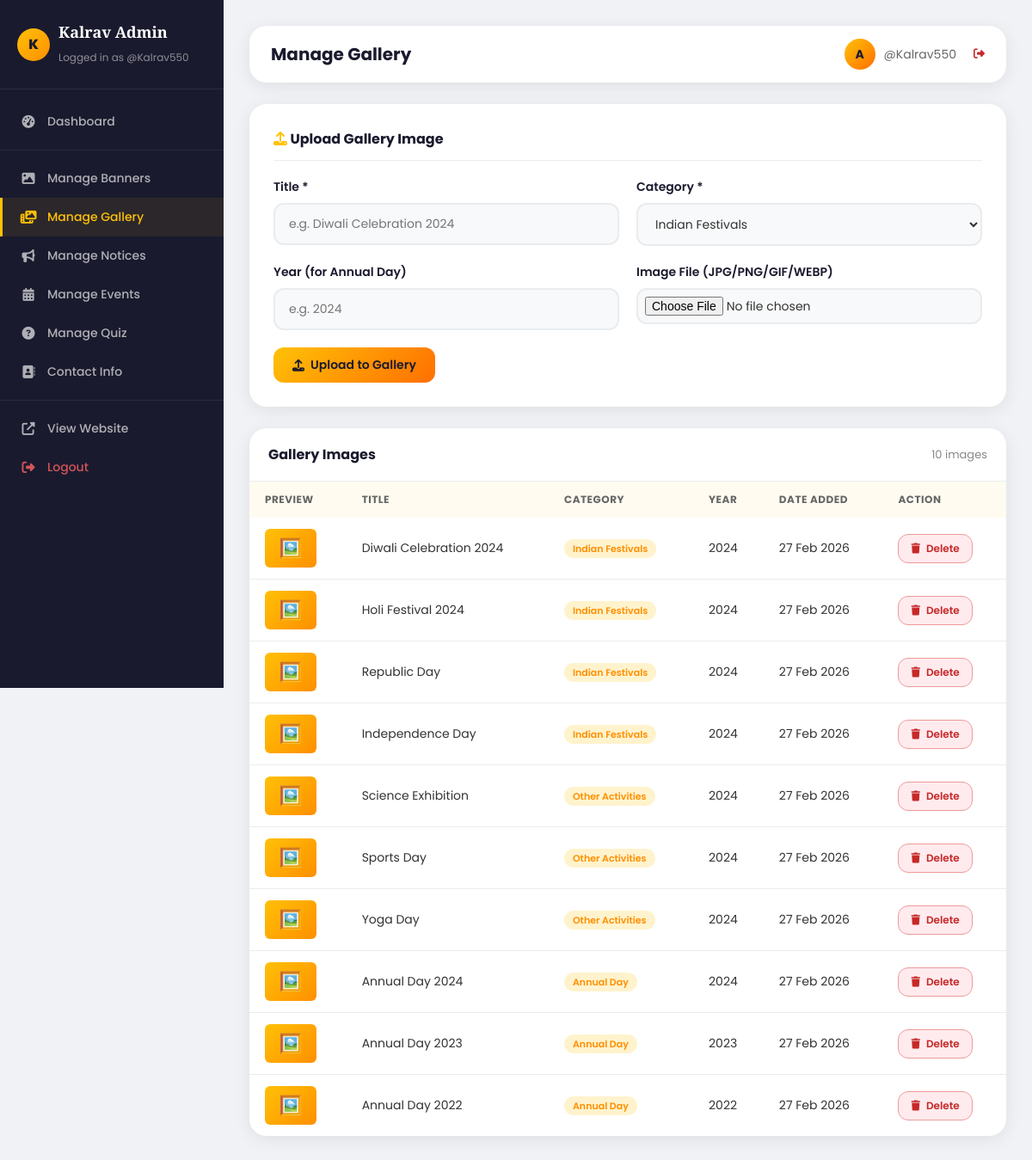
The app's page /admin/manage_gallery.php (signed in) with its own data.
### tables this page shows
CREATE TABLE IF NOT EXISTS gallery (
    id INT AUTO_INCREMENT PRIMARY KEY,
    title VARCHAR(255),
    category ENUM('Indian Festivals','Other Activities','Annual Day') DEFAULT 'Other Activities',
    year VARCHAR(10) DEFAULT NULL,
    image_path VARCHAR(500),
    created_at TIMESTAMP DEFAULT CURRENT_TIMESTAMP
);

### admin/manage_gallery.php (the view, shortened to what this page needs)
<?php
require_once 'auth_check.php';
$gallery = $conn->query("SELECT * FROM gallery ORDER BY created_at DESC");
require_once 'admin_header.php';
?>
<div class="admin-form-card">
    <h2><i class="fas fa-upload" style="color:#FFC107;"></i> Upload Gallery Image</h2>
    <form method="POST" enctype="multipart/form-data">
        <div class="form-row">
            <div class="form-group">
                <label>Title *</label>
                <input type="text" name="title" required placeholder="e.g. Diwali Celebration 2024">
            </div>
            <div class="form-group">
                <label>Category *</label>
                <select name="category" style="width:100%;padding:12px 16px;border:2px solid #e9ecef;border-radius:12px;font-family:inherit;font-size:14px;background:#f8f9fa;">
                    <option value="Indian Festivals">Indian Festivals</option>
                </select>
            </div>
        </div>
        <div class="form-row">
            <div class="form-group">
                <label>Year (for Annual Day)</label>
                <input type="text" name="year" placeholder="e.g. 2024">
            </div>
            <div class="form-group">
                <label>Image File (JPG/PNG/GIF/WEBP)</label>
                <input type="file" name="gallery_image" accept="image/*" style="padding:8px;">
            </div>
        </div>
        <button type="submit" name="add_gallery" class="admin-btn admin-btn-primary"><i class="fas fa-upload"></i> Upload to Gallery</button>
    </form>
</div>
<div class="admin-card">
    <div class="admin-card-header"><h2>Gallery Images</h2><span style="font-size:13px;color:#888;"><?php echo $gallery->num_rows; ?> images</span></div>
    <table class="admin-table">
        <thead><tr><th>Preview</th><th>Title</th><th>Category</th><th>Year</th><th>Date Added</th><th>Action</th></tr></thead>
        <tbody>
            <?php if ($gallery->num_rows > 0):
                while ($g = $gallery->fetch_assoc()): ?>
            <tr>
                <td>
                    <?php if (!empty($g['image_path']) && file_exists('../uploads/gallery/'.$g['image_path'])): ?>
                    <img src="../uploads/gallery/<?php echo htmlspecialchars($g['image_path']); ?>" style="width:60px;height:45px;object-fit:cover;border-radius:6px;">
                    <?php else: ?>
                    <div style="width:60px;height:45px;background:linear-gradient(135deg,#FFC107,#FF8F00);border-radius:6px;display:flex;align-items:center;justify-content:center;font-size:22px;">🖼️</div>
                    <?php endif; ?>
                </td>
                <td><?php echo htmlspecialchars($g['title']); ?></td>
                <td><span class="badge" style="background:#fff3cd;color:#FF8F00;"><?php echo htmlspecialchars($g['category']); ?></span></td>
                <td><?php echo htmlspecialchars($g['year'] ?? '—'); ?></td>
                <td><?php echo date('d M Y', strtotime($g['created_at'])); ?></td>
                <td>
                    <form method="POST" onsubmit="return confirmDelete()">
                        <button type="submit" name="delete_gallery" class="admin-btn admin-btn-danger admin-btn-sm"><i class="fas fa-trash"></i> Delete</button>
                    </form>
                </td>
            </tr>
            <?php endwhile; else: ?><tr><td colspan="6" style="text-align:center;padding:20px;color:#888;">No images yet.</td></tr><?php endif; ?>
        </tbody>
    </table>
</div>
</div><script src="../assets/js/script.js"></script></body></html>

### assets/css/style.css (style rules this page uses)
:root { --primary: #FFC107; --primary-dark: #FF8F00; --primary-light: #FFD54F; --accent: #FF6F00; --dark: #1a1a2e; --dark2: #16213e; --text: #333333; --text-light: #666666; --white: #ffffff; --bg-light: #FFFBF0; --bg-gray: #f8f9fa; --border: #e9ecef; --shadow: 0 4px 20px rgba(0,0,0,0.08); --shadow-hover: 0 8px 30px rgba(255,193,7,0.25); --radius: 12px; --radius-lg: 20px; }
* { margin: 0; padding: 0; box-sizing: border-box; }
html { scroll-behavior: smooth; }
body { font-family: 'Poppins', sans-serif; color: var(--text); background: var(--white); overflow-x: hidden; }
.form-group { margin-bottom: 20px; }
.form-group label { display: block; font-weight: 600; font-size: 14px; margin-bottom: 8px; color: var(--dark); }
.form-group input, .form-group textarea, .form-group select { width: 100%; padding: 12px 16px; border: 2px solid var(--border); border-radius: var(--radius); font-family: 'Poppins', sans-serif; font-size: 14px; transition: border-color 0.3s; color: var(--text); background: var(--bg-gray); }
.admin-body { background: #f0f2f5; min-height: 100vh; font-family: 'Poppins', sans-serif; }
.admin-card { background: var(--white); border-radius: var(--radius-lg); box-shadow: var(--shadow); overflow: hidden; margin-bottom: 25px; }
.admin-card-header { padding: 18px 22px; border-bottom: 1px solid var(--border); display: flex; justify-content: space-between; align-items: center; }
.admin-card-header h2 { font-size: 16px; font-weight: 700; color: var(--dark); }
.admin-table { width: 100%; border-collapse: collapse; }
.admin-table th { background: var(--bg-light); padding: 12px 18px; text-align: left; font-size: 12px; font-weight: 700; color: var(--text-light); text-transform: uppercase; letter-spacing: 0.5px; }
.admin-table td { padding: 13px 18px; border-bottom: 1px solid var(--border); font-size: 14px; color: var(--text); vertical-align: middle; }
.admin-table tr:last-child td { border-bottom: none; }
.admin-form-card { background: var(--white); border-radius: var(--radius-lg); padding: 28px; box-shadow: var(--shadow); margin-bottom: 25px; }
.admin-form-card h2 { font-size: 16px; font-weight: 700; margin-bottom: 20px; color: var(--dark); padding-bottom: 12px; border-bottom: 1px solid var(--border); }
.form-row { display: grid; grid-template-columns: 1fr 1fr; gap: 20px; }
.admin-btn { padding: 10px 22px; border-radius: var(--radius); border: none; cursor: pointer; font-family: 'Poppins', sans-serif; font-size: 14px; font-weight: 600; transition: all 0.3s; display: inline-flex; align-items: center; gap: 7px; text-decoration: none; }
.admin-btn-primary { background: linear-gradient(135deg, var(--primary), var(--accent)); color: var(--dark); }
.admin-btn-danger { background: #ffebee; color: #c62828; border: 1px solid #ef9a9a; }
.admin-btn-sm { padding: 7px 14px; font-size: 12px; }
.badge { padding: 3px 10px; border-radius: 50px; font-size: 11px; font-weight: 600; }

### records on screen
gallery: title "Diwali Celebration 2024", category "Indian Festivals", year "2024", created_at "27 Feb 2026"
gallery: title "Holi Festival 2024", category "Indian Festivals", year "2024", created_at "27 Feb 2026"
gallery: title "Republic Day", category "Indian Festivals", year "2024", created_at "27 Feb 2026"
gallery: title "Independence Day", category "Indian Festivals", year "2024", created_at "27 Feb 2026"
gallery: title "Science Exhibition", category "Other Activities", year "2024", created_at "27 Feb 2026"
gallery: title "Sports Day", category "Other Activities", year "2024", created_at "27 Feb 2026"
gallery: title "Yoga Day", category "Other Activities", year "2024", created_at "27 Feb 2026"
gallery: title "Annual Day 2024", category "Annual Day", year "2024", created_at "27 Feb 2026"
gallery: title "Annual Day 2023", category "Annual Day", year "2023", created_at "27 Feb 2026"
gallery: title "Annual Day 2022", category "Annual Day", year "2022", created_at "27 Feb 2026"

### other values on screen
$_SESSION['admin_username'] "@Kalrav550"
$adminTitle "Manage Gallery"
$gallery->num_rows "10"
